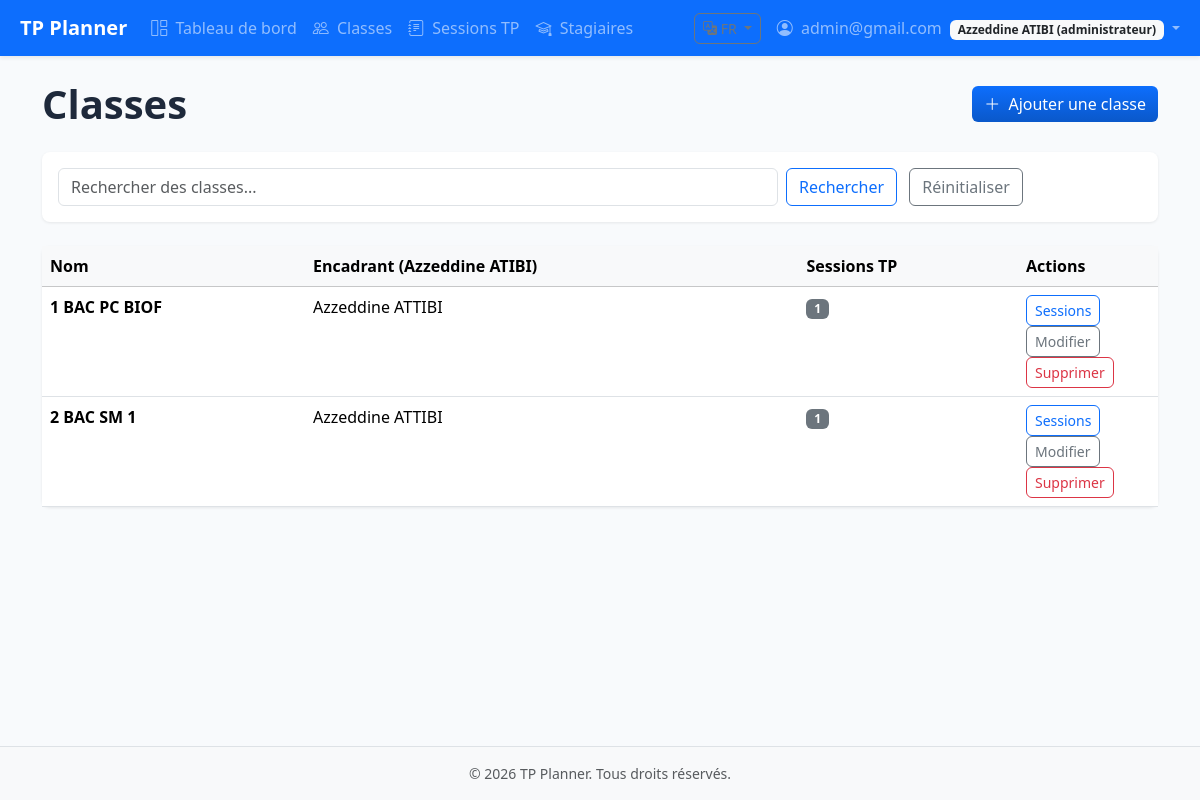
/sites/tp-planner/pages/classes.php (signed in), run on the app's committed database.
### tables this page shows
CREATE TABLE `classes` (
  `id` int NOT NULL AUTO_INCREMENT,
  `name` varchar(100) NOT NULL,
  `teacher_id` int NOT NULL,
  `created_at` timestamp NOT NULL DEFAULT CURRENT_TIMESTAMP,
  PRIMARY KEY (`id`),
  KEY `teacher_id` (`teacher_id`),
  CONSTRAINT `classes_ibfk_1` FOREIGN KEY (`teacher_id`) REFERENCES `users` (`id`) ON DELETE CASCADE
);

### sites/tp-planner/includes/i18n.php (called while the page is built, shortened)
<?php
function get_ui_lang(): string {
    $l = $_SESSION['ui_lang'] ?? 'fr';
    return in_array($l, I18N_ALLOWED, true) ? $l : 'fr';
}
function t(string $key): string {
    $lang = get_ui_lang();
    $dict = $GLOBALS['I18N_STRINGS'][$lang] ?? [];
    if (isset($dict[$key])) {
        return $dict[$key];
    }
    $fallback = $GLOBALS['I18N_STRINGS']['en'][$key] ?? $key;
    return $fallback;
}

### sites/tp-planner/includes/functions.php (called while the page is built, shortened)
<?php
function escape($str) {
    return htmlspecialchars($str ?? '', ENT_QUOTES, 'UTF-8');
}
?>

### sites/tp-planner/pages/classes.php (the view, shortened to what this page needs)
<?php
$conn = getDB();
$search = trim($_GET['search'] ?? '');
$sql = 'SELECT c.id, c.name, c.teacher_id,
        (SELECT COUNT(*) FROM tp_sessions WHERE class_id = c.id) AS session_count
        FROM classes c WHERE 1=1';
$sql .= ' ORDER BY c.name';
$stmt = $conn->prepare($sql);
$stmt->execute();
$classes = $stmt->get_result()->fetch_all(MYSQLI_ASSOC);
require_once dirname(__DIR__) . '/includes/header.php';
require_once dirname(__DIR__) . '/includes/navbar.php';
?>
<main class="container py-4">
    <div class="d-flex flex-wrap justify-content-between align-items-center gap-2 mb-4">
        <h1 class="page-title mb-0"><?= escape(t('classes.title')) ?></h1>
        <button type="button" class="btn btn-primary" data-bs-toggle="modal" data-bs-target="#classModal" data-action="create">
            <i class="bi bi-plus-lg me-1"></i> <?= escape(t('classes.add')) ?>
        </button>
    </div>
    <div class="card mb-4">
        <div class="card-body">
            <form method="get" class="row g-2">
                <div class="col-md-8">
                    <input type="text" name="search" class="form-control" placeholder="<?= escape(t('classes.search_ph')) ?>" value="<?= escape($search) ?>">
                </div>
                <div class="col-md-4">
                    <button type="submit" class="btn btn-outline-primary me-2"><?= escape(t('classes.search')) ?></button>
                    <a href="<?= APP_URL ?>/pages/classes.php" class="btn btn-outline-secondary"><?= escape(t('classes.reset')) ?></a>
                </div>
            </form>
        </div>
    </div>
    <div class="card">
        <div class="card-body p-0">
            <?php if (empty($classes)): ?>
                <div class="empty-state">
                    <i class="bi bi-people"></i>
                    <p class="mb-0"><?= escape(t('classes.empty')) ?></p>
                    <button type="button" class="btn btn-primary btn-sm mt-2" data-bs-toggle="modal" data-bs-target="#classModal"><?= escape(t('classes.add')) ?></button>
                </div>
            <?php else: ?>
                <div class="table-responsive">
                    <table class="table table-hover mb-0">
                        <thead class="table-light">
                            <tr>
                                <th><?= escape(t('classes.col_name')) ?></th>
                                <th><?= escape(t('classes.col_teacher')) ?></th>
                                <th><?= escape(t('classes.col_sessions')) ?></th>
                                <th width="140"><?= escape(t('classes.col_actions')) ?></th>
                            </tr>
                        </thead>
                        <tbody>
                            <?php foreach ($classes as $c): ?>
                                <tr>
                                    <td><strong><?= escape($c['name']) ?></strong></td>
                                    <td><?= escape($c['teacher_name'] ?? '—') ?></td>
                                    <td><span class="badge bg-secondary"><?= (int)($c['session_count'] ?? 0) ?></span></td>
                                    <td>
                                        <a href="<?= APP_URL ?>/pages/tp_sessions.php?class_id=<?= (int)$c['id'] ?>" class="btn btn-sm btn-outline-primary"><?= escape(t('classes.btn_sessions')) ?></a>
                                        <button type="button" class="btn btn-sm btn-outline-secondary btn-edit-class" data-id="<?= (int)$c['id'] ?>" data-name="<?= escape($c['name']) ?>" data-teacher="<?= (int)($c['teacher_id'] ?? 0) ?>"><?= escape(t('classes.btn_edit')) ?></button>
                                        <form method="post" class="d-inline" data-confirm="<?= escape(t('classes.confirm_delete')) ?>">
                                            <button type="submit" class="btn btn-sm btn-outline-danger"><?= escape(t('classes.btn_delete')) ?></button>
                                        </form>
                                    </td>
                                </tr>
                            <?php endforeach; ?>
                        </tbody>
                    </table>
                </div>
            <?php endif; ?>
        </div>
    </div>
</main>
<?php require_once dirname(__DIR__) . '/includes/footer.php'; ?>

### sites/tp-planner/assets/css/style.css (style rules this page uses)
:root { --tp-primary: #0d6efd; --tp-primary-dark: #0a58ca; --tp-success: #198754; --tp-warning: #ffc107; --tp-danger: #dc3545; --sidebar-width: 260px; }
body { font-family: 'Segoe UI', system-ui, sans-serif; background-color: #f8fafc; }
.card { border: none; border-radius: 0.5rem; box-shadow: 0 1px 3px rgba(0,0,0,.08); transition: box-shadow .2s, transform .2s; }
.btn { border-radius: 0.375rem; }
.btn-primary { background: linear-gradient(180deg, #0d6efd 0%, #0a58ca 100%); border: none; }
.page-title { font-weight: 600; color: #1e293b; }

### data on the page
classes: name "1 BAC PC BIOF", teacher_name "Azzeddine ATTIBI", session_count "1"
classes: name "2 BAC SM 1", teacher_name "Azzeddine ATTIBI", session_count "1"

### other printed values
APP_NAME "TP Planner"
t('nav.dashboard') "Tableau de bord"
t('nav.classes') "Classes"
t('nav.tp_sessions') "Sessions TP"
t('nav.stagiaires') "Stagiaires"
$_SESSION['username'] "admin@gmail.com"
format_role_label($_SESSION['role'] ?? null) "Azzeddine ATIBI (administrateur)"
t('classes.title') "Classes"
t('classes.add') "Ajouter une classe"
t('classes.search') "Rechercher"
t('classes.reset') "Réinitialiser"
t('classes.col_name') "Nom"
t('classes.col_teacher') "Encadrant (Azzeddine ATIBI)"
t('classes.col_sessions') "Sessions TP"
t('classes.col_actions') "Actions"
